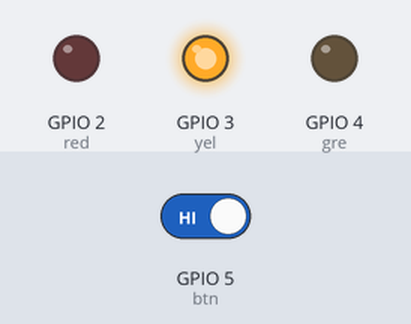
A program run on a simulated Raspberry Pi (BCM pin numbers). Parts: output pins drawn as LEDs (lit = HIGH). The inputs (shaded band) are chosen by the test bench; at power-on: GPIO 5 (btn) HIGH.

Above: at 1.2 s.
1.3 s: GPIO 5 (btn) driven LOW
At 2.7 s:
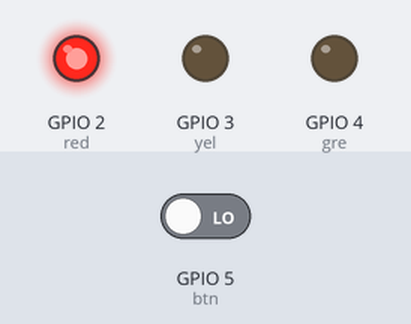
At 6.5 s:
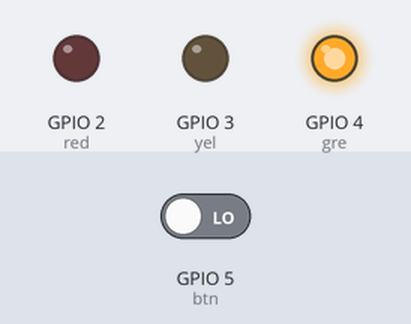
7.3 s: GPIO 5 (btn) driven HIGH
At 7.9 s:
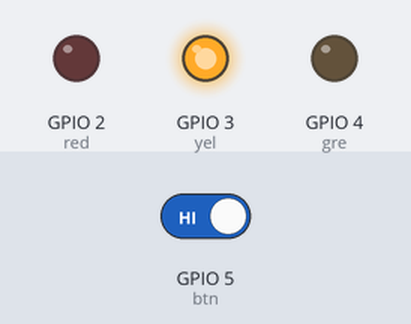
Timing chart, 0 to 23.8 s (numbered marks = the images above; inputs shaded):
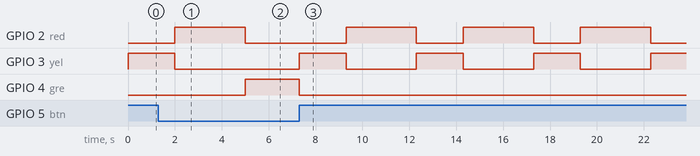

Measured:
- after the input at 1.3 s, GPIO 3 (yel): goes on until 2.0 s, then stays LOW; GPIO 4 (gre): LOW → HIGH after 3.7 s
- after the input at 7.3 s, GPIO 2 (red): alternates HIGH for 3.0 s and LOW for 2.0 s, starting after 2.0 s; GPIO 3 (yel): alternates HIGH for 2.0 s and LOW for 3.0 s, starting at once; GPIO 4 (gre): HIGH → LOW at once

The program:

Pedestrian_crossing.py
```python
#conditional traffic light

from gpiozero import LED, Button
from time import sleep


red = LED(2)
yel = LED(3)
gre = LED(4)
btn = Button(5)

while True:
    if btn.is_pressed :
        gre.on()
        red.off()
        yel.off()

    else :
        gre.off()
        yel.on()
        sleep(2)
        yel.off()
        red.on()
        sleep(3)
        red.off()
        
```
